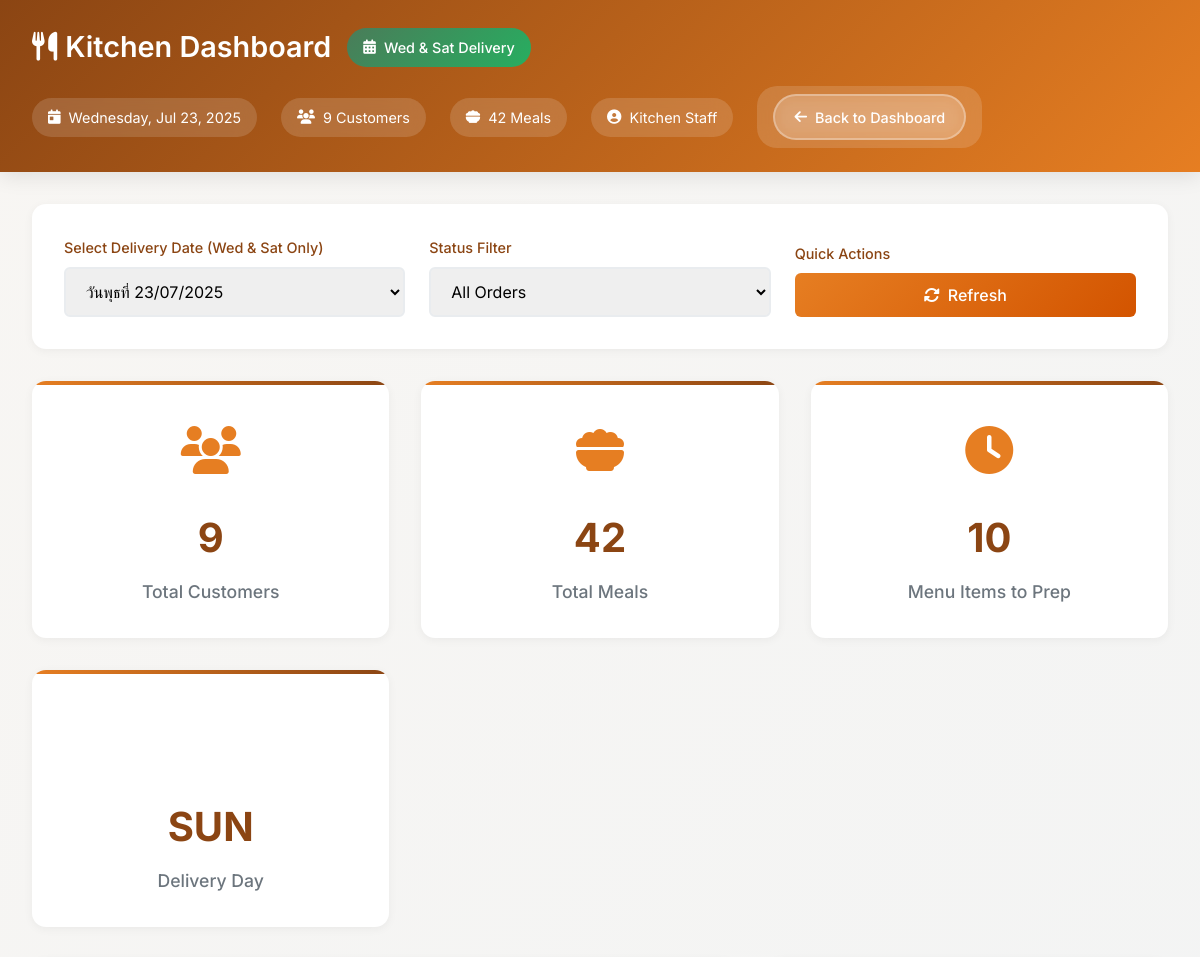
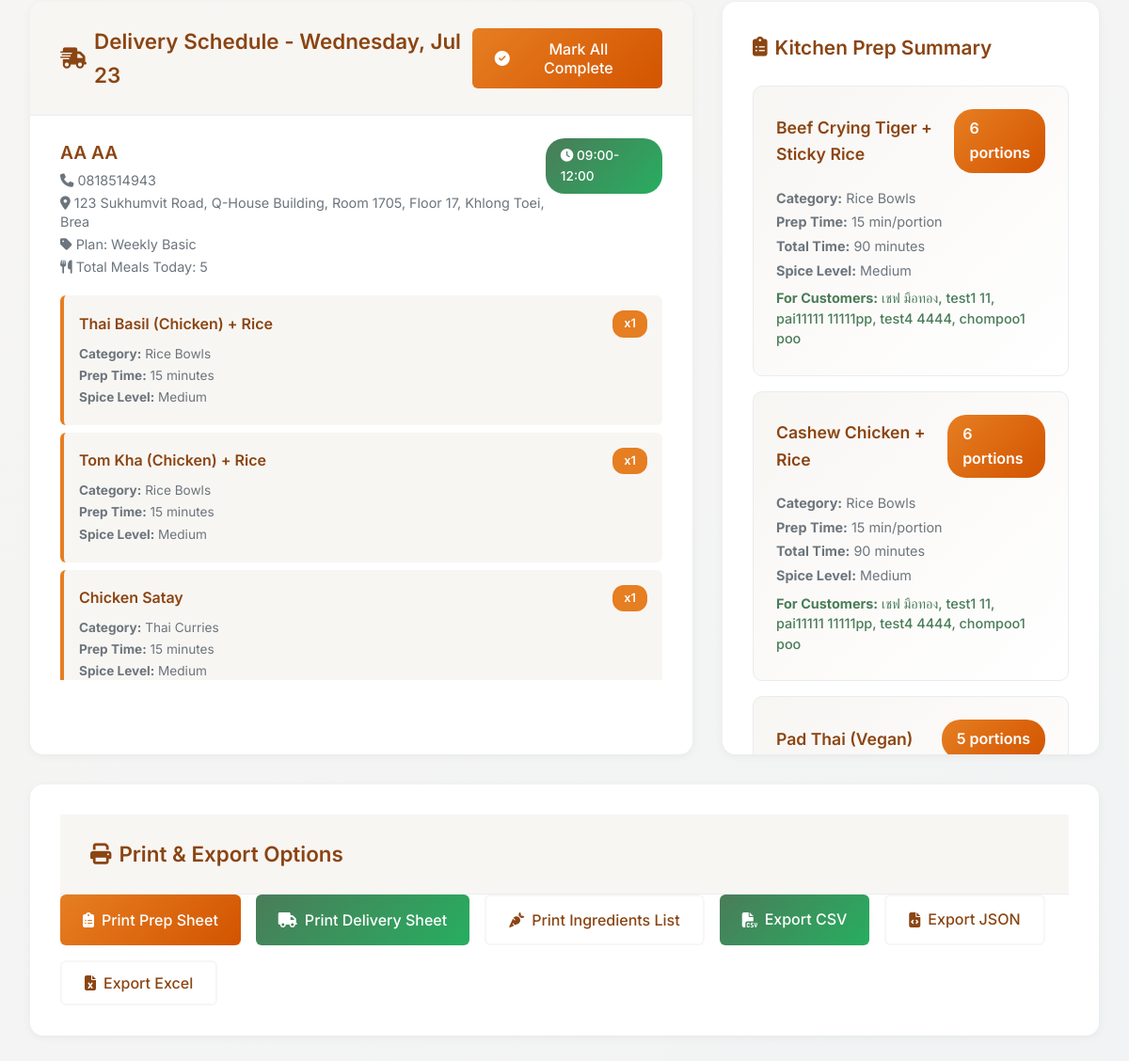
The app's page /KruaThai/kitchen/kitchen_dashboard.php (signed in) with its own data (2 pictures, top to bottom).
### tables this page shows
CREATE TABLE `subscriptions` (
  `id` char(36) NOT NULL,
  `user_id` char(36) NOT NULL,
  `assigned_rider_id` char(36) DEFAULT NULL,
  `plan_id` char(36) NOT NULL,
  `status` enum('active','paused','cancelled','expired','pending_payment') DEFAULT 'pending_payment',
  `start_date` date NOT NULL,
  `end_date` date DEFAULT NULL,
  `next_billing_date` date DEFAULT NULL,
  `billing_cycle` enum('weekly','monthly') NOT NULL,
  `total_amount` decimal(8,2) NOT NULL,
  `discount_applied` decimal(8,2) DEFAULT '0.00',
  `delivery_days` longtext,
  `preferred_delivery_time` enum('09:00-12:00','12:00-15:00','15:00-18:00','18:00-21:00') DEFAULT '12:00-15:00',
  `special_instructions` text,
  `pause_start_date` date DEFAULT NULL,
  `pause_end_date` date DEFAULT NULL,
  `skip_dates` longtext,
  `auto_renew` tinyint(1) DEFAULT '1',
  `cancellation_reason` text,
  `cancelled_at` timestamp NULL DEFAULT NULL,
  `cancelled_by` char(36) DEFAULT NULL,
  `created_at` timestamp NOT NULL DEFAULT CURRENT_TIMESTAMP,
  `updated_at` timestamp NOT NULL DEFAULT CURRENT_TIMESTAMP ON UPDATE CURRENT_TIMESTAMP
);

CREATE TABLE `users` (
  `id` char(36) NOT NULL,
  `email` varchar(255) NOT NULL,
  `password_hash` varchar(255) NOT NULL,
  `first_name` varchar(100) NOT NULL,
  `last_name` varchar(100) NOT NULL,
  `phone` varchar(20) DEFAULT NULL,
  `date_of_birth` date DEFAULT NULL,
  `gender` enum('male','female','other') DEFAULT NULL,
  `role` enum('customer','admin','kitchen','rider','support') DEFAULT 'customer',
  `status` enum('active','inactive','suspended','pending_verification') DEFAULT 'pending_verification',
  `email_verified` tinyint(1) DEFAULT '0',
  `email_verification_token` varchar(100) DEFAULT NULL,
  `delivery_address` text,
  `address_line_2` varchar(255) DEFAULT NULL,
  `city` varchar(100) DEFAULT NULL,
  `state` varchar(100) DEFAULT NULL,
  `zip_code` varchar(10) DEFAULT NULL,
  `country` varchar(100) DEFAULT 'Thailand',
  `delivery_instructions` text,
  `dietary_preferences` longtext,
  `allergies` longtext,
  `spice_level` enum('mild','medium','hot','extra_hot') DEFAULT 'medium',
  `last_login` timestamp NULL DEFAULT NULL,
  `failed_login_attempts` int(11) DEFAULT '0',
  `locked_until` timestamp NULL DEFAULT NULL,
  `password_reset_token` varchar(100) DEFAULT NULL,
  `password_reset_expires` timestamp NULL DEFAULT NULL,
  `created_at` timestamp NOT NULL DEFAULT CURRENT_TIMESTAMP,
  `updated_at` timestamp NOT NULL DEFAULT CURRENT_TIMESTAMP ON UPDATE CURRENT_TIMESTAMP
);

CREATE TABLE `subscription_plans` (
  `id` char(36) NOT NULL,
  `name` varchar(100) NOT NULL,
  `name_thai` varchar(100) DEFAULT NULL,
  `description` text,
  `plan_type` enum('weekly','monthly','custom') NOT NULL,
  `meals_per_week` int(11) NOT NULL,
  `weeks_duration` int(11) DEFAULT '4',
  `base_price` decimal(8,2) NOT NULL,
  `discount_percentage` decimal(5,2) DEFAULT '0.00',
  `final_price` decimal(8,2) NOT NULL,
  `features` longtext,
  `max_skips_per_week` int(11) DEFAULT '2',
  `advance_ordering_days` int(11) DEFAULT '7',
  `is_active` tinyint(1) DEFAULT '1',
  `is_popular` tinyint(1) DEFAULT '0',
  `sort_order` int(11) DEFAULT '0',
  `created_at` timestamp NOT NULL DEFAULT CURRENT_TIMESTAMP,
  `updated_at` timestamp NOT NULL DEFAULT CURRENT_TIMESTAMP ON UPDATE CURRENT_TIMESTAMP
);

CREATE TABLE `subscription_menus` (
  `id` char(36) NOT NULL,
  `subscription_id` char(36) NOT NULL,
  `menu_id` char(36) NOT NULL,
  `delivery_date` date NOT NULL,
  `quantity` int(11) DEFAULT '1',
  `customizations` longtext,
  `special_requests` text,
  `status` enum('scheduled','modified','skipped','delivered') DEFAULT 'scheduled',
  `modified_at` timestamp NULL DEFAULT NULL,
  `created_at` timestamp NOT NULL DEFAULT CURRENT_TIMESTAMP,
  `updated_at` timestamp NOT NULL DEFAULT CURRENT_TIMESTAMP ON UPDATE CURRENT_TIMESTAMP
);

CREATE TABLE `menus` (
  `id` char(36) NOT NULL,
  `category_id` char(36) DEFAULT NULL,
  `name` varchar(200) NOT NULL,
  `name_thai` varchar(200) DEFAULT NULL,
  `description` text,
  `ingredients` text,
  `cooking_method` text,
  `main_image_url` varchar(500) DEFAULT NULL,
  `gallery_images` longtext,
  `base_price` decimal(8,2) NOT NULL,
  `portion_size` varchar(50) DEFAULT 'Regular',
  `preparation_time` int(11) DEFAULT '15',
  `calories_per_serving` int(11) DEFAULT NULL,
  `protein_g` decimal(5,2) DEFAULT NULL,
  `carbs_g` decimal(5,2) DEFAULT NULL,
  `fat_g` decimal(5,2) DEFAULT NULL,
  `fiber_g` decimal(5,2) DEFAULT NULL,
  `sodium_mg` decimal(7,2) DEFAULT NULL,
  `sugar_g` decimal(5,2) DEFAULT NULL,
  `health_benefits` longtext,
  `dietary_tags` longtext,
  `spice_level` enum('mild','medium','hot','extra_hot') DEFAULT 'medium',
  `is_available` tinyint(1) DEFAULT '1',
  `is_featured` tinyint(1) DEFAULT '0',
  `is_seasonal` tinyint(1) DEFAULT '0',
  `availability_start` date DEFAULT NULL,
  `availability_end` date DEFAULT NULL,
  `slug` varchar(255) DEFAULT NULL,
  `meta_description` text,
  `created_at` timestamp NOT NULL DEFAULT CURRENT_TIMESTAMP,
  `updated_at` timestamp NOT NULL DEFAULT CURRENT_TIMESTAMP ON UPDATE CURRENT_TIMESTAMP
);

CREATE TABLE `menu_categories` (
  `id` char(36) NOT NULL,
  `name` varchar(100) NOT NULL,
  `name_thai` varchar(100) DEFAULT NULL,
  `description` text,
  `image_url` varchar(500) DEFAULT NULL,
  `sort_order` int(11) DEFAULT '0',
  `is_active` tinyint(1) DEFAULT '1',
  `created_at` timestamp NOT NULL DEFAULT CURRENT_TIMESTAMP,
  `updated_at` timestamp NOT NULL DEFAULT CURRENT_TIMESTAMP ON UPDATE CURRENT_TIMESTAMP
);

### KruaThai/kitchen/kitchen_dashboard.php (the view, shortened to what the rows shown need)
<?php
require_once '../config/database.php';
try {
    $database = new Database();
    $pdo = $database->getConnection();
} catch (Exception $e) {
    die("❌ Database connection failed: " . $e->getMessage());
}
function getUpcomingDeliveryDays($weeks = 4) {
    $deliveryDays = [];
    $today = new DateTime();
    $today->setTimezone(new DateTimeZone('Asia/Bangkok'));
    for ($week = 0; $week < $weeks; $week++) {
        $wednesday = clone $today;
        $wednesday->modify("+" . $week . " weeks");
        $wednesday->modify("wednesday this week");
        $saturday = clone $today;
        $saturday->modify("+" . $week . " weeks");
        $saturday->modify("saturday this week");
        if ($wednesday >= $today) {
            $deliveryDays[] = [
                'date' => $wednesday->format('Y-m-d'),
                'display' => 'วันพุธที่ ' . $wednesday->format('d/m/Y')
            ];
        }
        if ($saturday >= $today) {
            $deliveryDays[] = [
                'date' => $saturday->format('Y-m-d'),
                'display' => 'วันเสาร์ที่ ' . $saturday->format('d/m/Y')
            ];
        }
    }
    return $deliveryDays;
}
$available_delivery_days = getUpcomingDeliveryDays();
$selected_date = $_GET['date'] ?? ($available_delivery_days[0]['date'] ?? date('Y-m-d'));
$weekend_orders = [];
try {
    $customer_query = "
        SELECT
            s.id as subscription_id,
            s.user_id,
            s.preferred_delivery_time,
            s.special_instructions as subscription_notes,
            u.first_name,
            u.last_name,
            u.phone,
            u.delivery_address,
            u.city,
            u.dietary_preferences,
            u.allergies,
            u.spice_level,
            sp.name as plan_name,
            sp.name_thai as plan_name_thai,
            sp.meals_per_week,
            COUNT(sm.id) as total_meals_today
        FROM subscriptions s
        JOIN users u ON s.user_id = u.id
        JOIN subscription_plans sp ON s.plan_id = sp.id
        JOIN subscription_menus sm ON s.id = sm.subscription_id
        WHERE sm.delivery_date = ?
        AND s.status = 'active'
        AND sm.status = 'scheduled'
        GROUP BY s.id, s.user_id, u.first_name, u.last_name, u.phone,
                 u.delivery_address, u.city, u.dietary_preferences, u.allergies,
                 u.spice_level, sp.name, sp.name_thai, sp.meals_per_week,
                 s.preferred_delivery_time, s.special_instructions
        ORDER BY s.preferred_delivery_time ASC, u.last_name ASC
    ";
    $stmt = $pdo->prepare($customer_query);
    $stmt->execute([$selected_date]);
    $customers_data = $stmt->fetchAll(PDO::FETCH_ASSOC);
    foreach ($customers_data as $customer_data) {
        $customer = $customer_data;
        $customer['meals'] = [];
        $meals_query = "
            SELECT
                sm.id as subscription_menu_id,
                sm.quantity,
                sm.customizations,
                sm.special_requests,
                m.id as menu_id,
                m.name as menu_name,
                m.name_thai as menu_name_thai,
                m.base_price,
                m.ingredients,
                m.cooking_method,
                m.preparation_time,
                m.spice_level as menu_spice_level,
                mc.name as category_name,
                mc.name_thai as category_name_thai
            FROM subscription_menus sm
            JOIN menus m ON sm.menu_id = m.id
            LEFT JOIN menu_categories mc ON m.category_id = mc.id
            WHERE sm.delivery_date = ?
            AND sm.subscription_id = ?
            AND sm.status = 'scheduled'
            ORDER BY mc.sort_order ASC, m.name ASC
        ";
        $meals_stmt = $pdo->prepare($meals_query);
        $meals_stmt->execute([$selected_date, $customer_data['subscription_id']]);
        $meals = $meals_stmt->fetchAll(PDO::FETCH_ASSOC);
        foreach ($meals as $meal) {
            $customer['meals'][] = $meal;
        }
        if (!empty($customer['meals'])) {
            $weekend_orders[] = $customer;
        }
    }
} catch (Exception $e) {
    error_log("Weekend Kitchen Dashboard Error: " . $e->getMessage());
    $error_message = "Error loading kitchen data: " . $e->getMessage();
}
?>
<!DOCTYPE html>
<html lang="th">
<head>
    <link rel="stylesheet" href="https://cdnjs.cloudflare.com/ajax/libs/font-awesome/6.4.0/css/all.min.css">
</head>
<body>
    <div class="header">
        <div class="header-content">
            <div class="header-title">
               <h1>
    <i class="fas fa-utensils"></i>
    Kitchen Dashboard
</h1>
            </div>
        </div>
    </div>
    <div class="main-container">
        <div class="content-grid">
            <div class="main-content">
                <div class="section-header">
                    <h2 class="section-title">
                        <i class="fas fa-truck-fast"></i>
                        Delivery Schedule - <?php echo !empty($selected_date) ? date('l, M j', strtotime($selected_date)) : 'Date not selected'; ?>
                    </h2>
                </div>
                <div class="customer-list">
                    <?php if (empty($weekend_orders)): ?>
                        <div class="empty-state">
                            <i class="fas fa-calendar-times"></i>
                       <h3>No Deliveries Scheduled</h3>
<p>No meal deliveries are scheduled for the selected date</p>
                            <small>Try selecting a different date or check if there are active subscriptions</small>
                        </div>
                    <?php else: ?>
                        <?php foreach ($weekend_orders as $index => $customer): ?>
                            <div class="customer-card" id="customer-<?php echo $customer['user_id']; ?>">
                                <div class="customer-header">
                                    <div class="customer-info">
                                        <h3><?php echo htmlspecialchars($customer['first_name'] . ' ' . $customer['last_name']); ?></h3>
                                        <div class="customer-details">
                                            <div><i class="fas fa-phone"></i> <?php echo htmlspecialchars($customer['phone'] ?? 'No phone provided'); ?></div>
                                            <div><i class="fas fa-map-marker-alt"></i> <?php echo htmlspecialchars(($customer['delivery_address'] ?? 'No address') . ', ' . ($customer['city'] ?? '')); ?></div>
                                            <div><i class="fas fa-tag"></i> Plan: <?php echo htmlspecialchars($customer['plan_name'] ?? 'Standard Plan'); ?></div>
                                            <div><i class="fas fa-utensils"></i> Total Meals Today: <?php echo count($customer['meals']); ?></div>
                                        </div>
                                    </div>
                                    <div class="delivery-time">
                                        <i class="fas fa-clock"></i>
                                        <?php echo htmlspecialchars($customer['preferred_delivery_time'] ?? '12:00 PM - 3:00 PM'); ?>
                                    </div>
                                </div>
                                <div class="meals-list">
                                    <?php foreach ($customer['meals'] as $meal): ?>
                                        <div class="meal-item">
                                            <div class="meal-header">
                                                <div class="meal-name"><?php echo htmlspecialchars($meal['menu_name']); ?></div>
                                                <div class="meal-quantity">x<?php echo $meal['quantity']; ?></div>
                                            </div>
                                            <div class="meal-meta">
                                                <?php if (!empty($meal['category_name'])): ?>
                                                    <div><strong>Category:</strong> <?php echo htmlspecialchars($meal['category_name']); ?></div>
                                                <?php endif; ?>
                                                <?php if (!empty($meal['preparation_time'])): ?>
                                                    <div><strong>Prep Time:</strong> <?php echo $meal['preparation_time']; ?> minutes</div>
                                                <?php endif; ?>
                                                <?php if (!empty($meal['menu_spice_level'])): ?>
                                                    <div><strong>Spice Level:</strong> <?php echo ucfirst($meal['menu_spice_level']); ?></div>
                                                <?php endif; ?>
                                            </div>
                                        </div>
                                    <?php endforeach; ?>
                                </div>
                            </div>
                        <?php endforeach; ?>
                    <?php endif; ?>
                </div>
            </div>
        </div>
        <div class="print-section no-print">
            <div class="section-header">
                <h2 class="section-title">
                    <i class="fas fa-print"></i>
                    Print & Export Options
                </h2>
            </div>
        </div>
    </div>
</body>
</html>

### records on screen
subscriptions: user.last_name "AA AA", user.phone "0818514943", user.city "123 Sukhumvit Road, Q-House Building, Room 1705, Floor 17, Khlong Toei, Brea", plan.name "Weekly Basic", count($customer['meals']) "5", preferred_delivery_time "09:00-12:00"
subscription_menus: menu.name "Thai Basil (Chicken) + Rice", quantity "1", menu_categories.name "Rice Bowls", menu.preparation_time "15", menu.spice_level "Medium"
subscription_menus: menu.name "Tom Kha (Chicken) + Rice", quantity "1", menu_categories.name "Rice Bowls", menu.preparation_time "15", menu.spice_level "Medium"
subscription_menus: menu.name "Chicken Satay", quantity "1", menu_categories.name "Thai Curries", menu.preparation_time "15", menu.spice_level "Medium"

### other values on screen
$total_customers "9"
$total_meals "42"
$_SESSION['first_name'] "Kitchen Staff"
count($meal_summary) "10"
$meal['name'] "Beef Crying Tiger + Sticky Rice"
$meal['total_quantity'] "6"
$meal['category'] "Rice Bowls"
$meal['prep_time'] "15"
$meal['prep_time'] * $meal['total_quantity'] "90"
$meal['spice_level'] "Medium"
implode(', ', array_unique($meal['customers'])) "เชฟ มือทอง, test1 11, pai11111 11111pp, test4 4444, chompoo1 poo"
$meal['name'] "Cashew Chicken + Rice"
$meal['name'] "Pad Thai (Vegan)"
$meal['total_quantity'] "5"
form field value "วันพุธที่ 23/07/2025"
